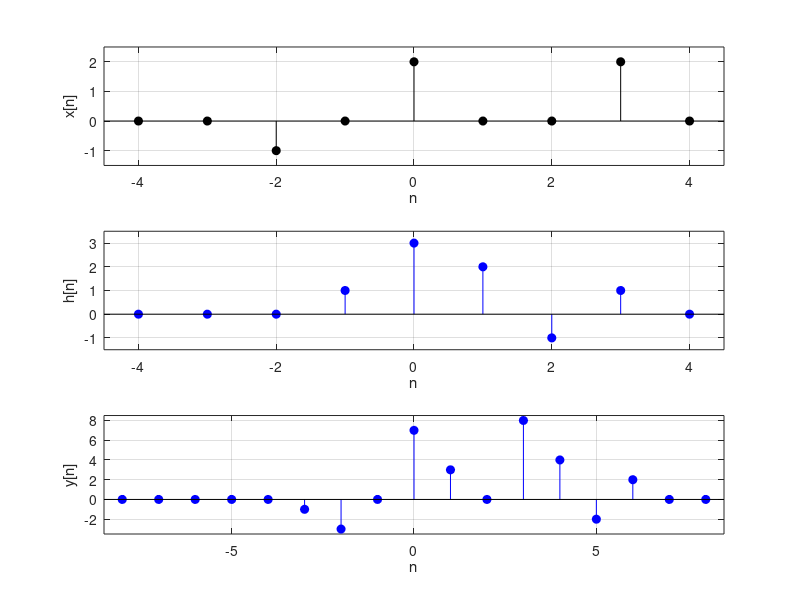

Here is the MATLAB script that generated this plot:
%Convolucion tiempo Discreto
%Declaracion de intervalos para x[n]  h[n]
nx=-4:4; nh=-4:4;

%Declaracion de las señales 
x=[0 0 -1 0 2 0 0 2 0];
h=[0 0 0 1 3 2 -1 1 0];
%CONVOLUCION
y=conv(x,h);
%Formato para el intervalo de y 
ny = (nx(1)+nh(1))+(0:(length(nx)+length(nh)-2));
%GRAFICACION
subplot(3,1,1);
stem (nx,x,'k','filled');
xlabel('n');
ylabel('x[n]');
axis ([min(nx)-0.5,max(nx)+0.5,min(x)-0.5,max(x)+0.5]);
grid on 
subplot(3,1,2);
stem (nh,h,'b','filled');
xlabel('n');
ylabel('h[n]');
axis ([min(nh)-0.5,max(nh)+0.5,min(h)-0.5,max(h)+0.5]);
grid on 
subplot(3,1,3);
stem (ny,y,'b','filled');
xlabel('n');
ylabel('y[n]');
axis ([min(ny)-0.5,max(ny)+0.5,min(y)-0.5,max(y)+0.5]);
grid on 